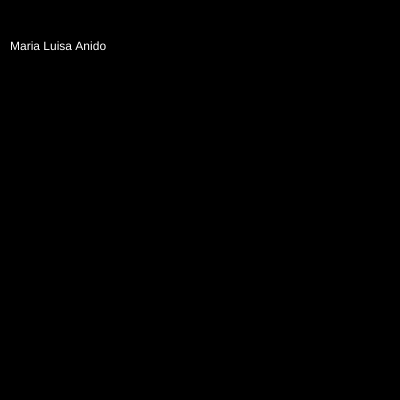
Frame 1 (no input)
Frame 60 (no input): identical to frame 1, image omitted
Frame 120 (the mouse pressed at the canvas centre since frame 60): identical to frame 1, image omitted

The p5.js sketch that drew this single still picture (run headless with seeded random() and noise() and a simulated clock; from frame 60 on, the mouse is pressed at the canvas centre):

// p5.js sketch
// ── sketch.js
// JSON file from: 
// https://github.com/dariusk/corpora/blob/master/data/music/female_classical_guitarists.json
// Code inspired from: https://www.youtube.com/watch?v=_NFkzw6oFtQ

let female_classical_guitarists;

function setup() {
  createCanvas(400,400);
  // Let's hardcode a JSON file
  // This is data!
  female_classical_guitarists = {
		"country": "Argentina",
		"name": "Maria Luisa Anido",
		"born": 1907,
		"died": 1996,
		"wiki": "https://en.wikipedia.org/wiki/Mar%C3%ADa_Luisa_Anido",
		"url": "http://www.guitarrasweb.com/marialuisaanido/curri.htm"
	}
}

function draw() {
  background (0);
  fill(255);
  text(female_classical_guitarists.name, 10, 50);
  // Try to print other properties of the "female_classical_guitarists" object
}
